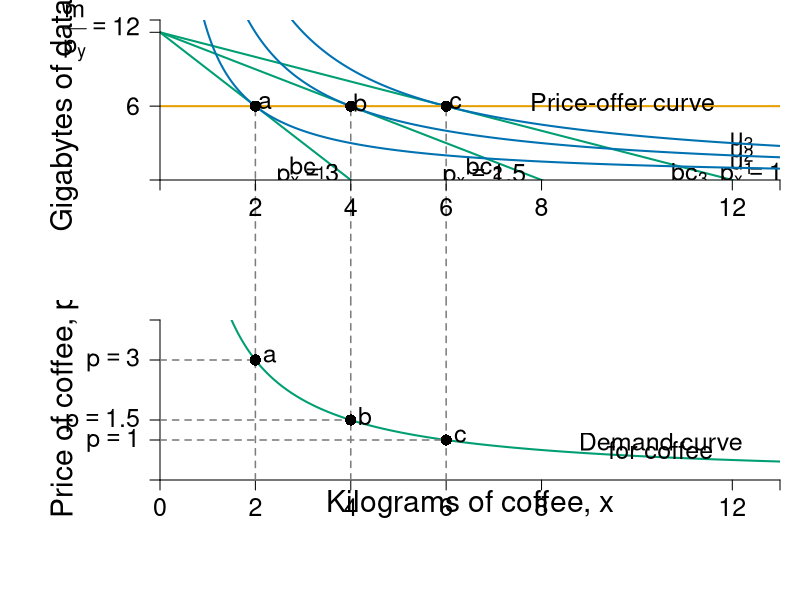

Here is the R script that generated this plot:
#Graph Designer: Simon Halliday
#Authors: Bowles and Halliday
#Title: Microeconomics: Competition, Conflict and Coordination

library(shape)
pdf(file = "indmarketdemand/cd_coffee_stacked.pdf", width = 9, height = 14)

#Set parameters for graphics
pointsize <- 1.8
axislabelsize <- 1.8
labelsize <- 1.5
namesize <- 1.8
annotatesize <- 1.5
graphlinewidth <- 2
segmentlinewidth <- 1.5


COL <- c("#7fc97f", "#beaed4", "#fdc086", "#ffff99", "#386cb0", "#f0027f", "#bf5b17", "#666666")
COLA <- c("#e0f3db", "#99d8c9","#66c2a4","#41ae76", "#238b45", "#005824")
COLB <- c("#4eb3d3", "#2b8cbe", "#0868ac","#084081")
grays <- gray.colors(25, start = 1, end = 0)
CBCols <- c("#009E73","#0072B2","#E69F00","#CC79A7", "#F0E442")


#Edited the margins to cater for the larger LHS labels
par(mar =  c(6, 8, 1, 1), mfrow = c(2,1))


# demandcd ----------------------------------------------------------------


uA <- function(x, y, alpha = 0.5) {
  x^(alpha)*y^(1 - alpha)
}

bcA <- function(x, w = 20, p = 2) {
  w - p*x
}


xlims <- c(0, 13)
ylims <- c(0, 13)

npts <- 501 
x <- seq(xlims[1], xlims[2], length.out = npts)
y <- seq(ylims[1], ylims[2], length.out = npts) 
a <- c(sqrt(2)*sqrt(6), 2*sqrt(6), 6)

plot(0, 0, xlim = xlims, ylim = ylims, type = "n",
     xlab = expression(paste("")),
     ylab = expression(paste("")), 
     xaxt = "n", 
     yaxt = "n", 
     cex.lab = axislabelsize, 
     bty = "n",
     xaxs = "i", 
     yaxs = "i")

ticksy <- c(0, 6, 12, ylims[2])
ylabels <- c(NA, 6, expression(paste(frac(m,p[y])==12 )), NA)
ticksx <- c(0, 2, 4, 6, 8, 12, xlims[2])
xlabels <- c(NA, 2, 4, 6, 8, 12, NA)


npts <- 500 
xx1 <- seq(xlims[1], xlims[2], length.out = npts)

lines(xx1, bcA(xx1, w = 12, p = 1), col = CBCols[1], lwd = graphlinewidth)
lines(xx1, bcA(xx1, w = 12, p = 1.5), col = CBCols[1], lwd = graphlinewidth)
lines(xx1, bcA(xx1, w = 12, p = 3), col = CBCols[1], lwd = graphlinewidth)
#lines(xx1, indiffA1(xx1, uA = 20, rmax = 2.5, xmax = 10), col = COLB[4], lwd = graphlinewidth)


#Label Axes
#mtext(expression(paste("Kilograms of coffee, ", x)), side=1, line = 2.5, cex = axislabelsize)

#text(0.5*xlims[2], -2, expression(paste("Kilograms of coffee, ", x)), xpd = TRUE, cex = axislabelsize) 
text(-2, 0.5*ylims[2], expression(paste("Gigabytes of data, ", y)), xpd = TRUE, cex = axislabelsize, srt = 90) 

#segments(0, 6, 6, 6, lty = 2, col = grays[20] , lwd = segmentlinewidth, xpd = TRUE)
segments(2, -10, 2, 6, lty = 2, col = grays[20] , lwd = segmentlinewidth, xpd = TRUE)
segments(4, -10, 4, 6, lty = 2, col = grays[20] , lwd = segmentlinewidth, xpd = TRUE)
segments(6, -10, 6, 6, lty = 2, col = grays[20] , lwd = segmentlinewidth, xpd = TRUE)

#Label the budget curve functions for the HG, Aisha
text(3.1, 1, expression(bc[1]), cex = annotatesize)
text(3.1, 0.4, expression(p[x] ==3), cex = annotatesize)
text(6.8, 1, expression(bc[2]), cex = annotatesize)
text(6.8, 0.4, expression(p[x] == 1.5), cex = annotatesize)

text(11.1, 0.5, expression(bc[3]), cex = annotatesize)
text(12.4, 0.5, expression(p[x] == 1), cex = annotatesize)


#adding iso-welfare functions:

#Label the iso-welfare functions for the HG, Aisha
text(12.2, 1.2, expression(u[1]), cex = annotatesize)
text(12.2, 2.2, expression(u[2]), cex = annotatesize)
text(12.2, 3.15, expression(u[3]), cex = annotatesize)
#text(6.6, 8.3, expression(u[4]^A))

contour(x, y, 
        outer(x, y, uA),
        drawlabels = FALSE,
        col = CBCols[2],
        lwd = graphlinewidth,
        levels = a, 
        xaxs = "i", 
        yaxs = "i", 
        add = TRUE)

abline(h=6, col=CBCols[3], lwd=graphlinewidth)


points(2, 6, pch = 16, col = "black", cex = 1.5)
text(2.2, 6.3, expression(a), cex = annotatesize)
points(4, 6, pch = 16, col = "black", cex = 1.5)
text(4.2, 6.3, expression(b), cex = annotatesize)
points(6, 6, pch = 16, col = "black", cex = 1.5)
text(6.2, 6.3, expression(c), cex = annotatesize)

#Arrows(8.5, 6, 6.5, 6, col = "black", lty = 1, lwd = 2, arr.type = "triangle", arr.lwd = 0.5)
text(9.7, 6.3, expression(paste("Price-offer curve")), cex = annotatesize)

axis(1, at = ticksx, pos = 0, labels = xlabels, cex.axis = labelsize)
axis(2, at = ticksy, pos = 0, labels = ylabels, las = 1, cex.axis = labelsize)


# cd_demand_coffeedata ----------------------------------------------------


ppf <- function(x, slope = 1, bary = 20) {
  bary - slope * x
}

demand <- function(x, alpha = 0.5, endowment = 12){
  (endowment*alpha)/x
}

uFn <- function(x, y, alpha = 0.8){
  ((x)^alpha)*(y^(1-alpha))
}

indiffA <- function(x, ubar = uFn(8,2) - 1, alpha = 0.3) {
  (ubar/ ((x)^alpha))^(1/ (1 - alpha))
}

ylims <- c(0, 4)
xlims <- c(0, 13)

npts <- 501 
x <- seq(xlims[1], xlims[2], length.out = npts)
y <- seq(ylims[1], ylims[2], length.out = npts) 
a <- c(uFn(16, 2), uFn(16, 4), uFn(16, 8)) #alpha = 0.8

plot(0, 0, xlim = xlims, ylim = ylims, type = "n",
     xlab = expression(paste("")),
     ylab = expression(paste("")), 
     xaxt = "n", 
     yaxt = "n", 
     cex.lab = axislabelsize, 
     bty = "n", 
     xaxs = "i", 
     yaxs = "i"
)


ticksx <- c(0, 2, 4, 6, 8, 12, 13)
xlabels <- c(0, 2, 4, 6, 8, 12, NA)
ticksy <- c(ylims[1], 1, 1.5, 3, ylims[2])
ylabels <- c(NA, expression(paste(p == 1)), expression(paste(p == 1.5)), expression(paste(p == 3)), NA)

axis(1, at = ticksx, pos = 0, labels = xlabels, cex.axis = labelsize)
axis(2, at = ticksy, pos = 0, labels = ylabels, las = 1, cex.axis = labelsize)

npts <- 500 
xx1 <- seq(xlims[1], xlims[2], length.out = npts)
xx2 <- seq(0, xlims[2], length.out = npts)
xx3 <- seq(xlims[1], 0, length.out = npts)

#Draw the graphs
lines(xx1, demand(xx1), col = CBCols[1], lwd = graphlinewidth)

#Axis labels
text(0.5*xlims[2], -.6, expression(paste("Kilograms of coffee, ", x)), xpd = TRUE, cex = axislabelsize) 
text(-2, 0.5*ylims[2], expression(paste("Price of coffee, ", p[x])), xpd = TRUE, cex = axislabelsize, srt = 90) 

#Add mrs = mrt at i
text(11, 16.75, expression(paste("for ", alpha == 0.5, " and ", m == 100)), cex = labelsize)
text(11, 15.25, expression(paste("then ", x == 5)), cex = labelsize)
text(11, 16, expression(paste("when ", p[x] == 10)), cex = labelsize)
Arrows(10, 15, 5.5, 10.5, col = "black", lty = 1, lwd = 2, arr.type = "triangle", arr.lwd = 0.5)

#Label the indifference curves
text(8.1, 38, expression(u[1]^A), cex = labelsize)
text(9.5, 38, expression(u[2]^A), cex = labelsize)
text(11.3, 38, expression(u[3]^A), cex = labelsize)

#Label the feasible frontiers
text(10.5, 0.95, expression(paste("Demand curve")), cex = labelsize)
text(10.5, 0.75, expression(paste("for coffee")), cex = labelsize)
text(14, 6, expression(paste(x == frac(alpha*m, p[x]), " or")), cex = labelsize)
text(14, 4.5, expression(paste(p[x] == frac(alpha*m, x))), cex = labelsize)

#Vector of quantity demanded from the adjacent figure
demandx <- c(2, 4, 6)
#Segments for the prices and quantities
segments(0, demand(demandx[1]), demandx[1], demand(demandx[1]), lty = 2, col = grays[20], lwd = segmentlinewidth)
segments(demandx[1], 0, demandx[1], demand(demandx[1]) + 1.5, lty = 2, col = grays[20], lwd = segmentlinewidth, xpd = TRUE)
segments(0, demand(demandx[2]), demandx[2], demand(demandx[2]), lty = 2, col = grays[20], lwd = segmentlinewidth)
segments(demandx[2], 0, demandx[2], demand(demandx[2]) + 3.5, lty = 2, col = grays[20], lwd = segmentlinewidth, xpd = TRUE)
segments(0, demand(demandx[3]), demandx[3], demand(demandx[3]), lty = 2, col = grays[20], lwd = segmentlinewidth)
segments(demandx[3], 0, demandx[3], demand(demandx[3]) + 4.5, lty = 2, col = grays[20], lwd = segmentlinewidth, xpd = TRUE)

points(demandx[1], demand(demandx[1]), pch = 16, col = "black", cex = 1.5)
points(demandx[2], demand(demandx[2]), pch = 16, col = "black", cex = 1.5)
points(demandx[3], demand(demandx[3]), pch = 16, col = "black", cex = 1.5)

text(demandx[1] + 0.3, demand(demandx[1]) + 0.1, 
     expression(paste(a)), cex = annotatesize)

text(demandx[2] + 0.3, demand(demandx[2]) + 0.1, 
     expression(paste(b)), cex = annotatesize)

text(demandx[3] + 0.3, demand(demandx[3]) + 0.1, 
     expression(paste(c)), cex = annotatesize)

dev.off()
